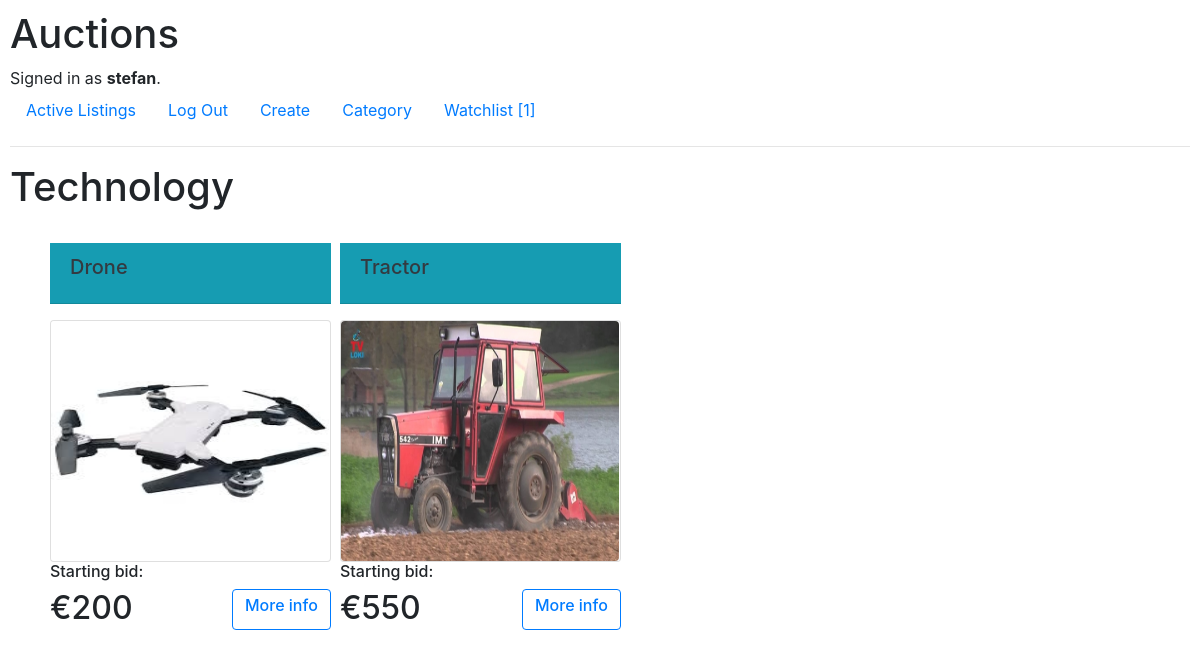
The page /category/4/ (signed in) on the database as committed earlier.
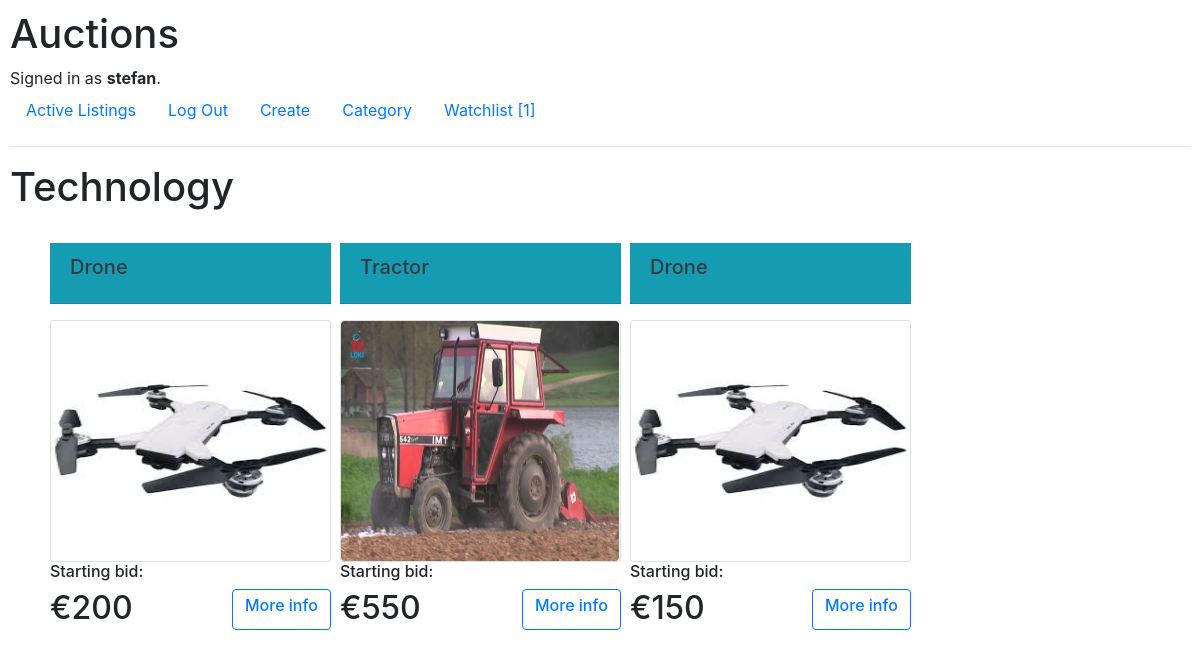
The same page on the database as committed later.
### auctions/models.py (models this page shows, shortened)
class Auction(models.Model):
    seller = models.ForeignKey(User, on_delete=models.CASCADE, related_name='bidder')
    title = models.CharField(max_length=60)
    subtitle = models.CharField(max_length=1200)
    start_bit = models.IntegerField()
    image = ResizedImageField(size=[500, 500], quality=100, null=True, blank=True, upload_to="images/")
    data = models.DateTimeField(auto_now=True)
    select_category = models.ForeignKey(Category, on_delete=models.CASCADE, related_name='categories', default=None)
    status = models.CharField(max_length=7, choices=STATUS, default='active')

### auctions/views.py (the view)
# urls.py: path("category/<int:id>/", views.category, name='category'),
@login_required
def category(request, id):
    count = Watchlist.objects.filter(user_id=request.user).count()
    categoryy = Category.objects.get(pk=id)
    select_category = Auction.objects.filter(select_category=categoryy)
    return render(request, "auctions/category.html", {
        'select_category': select_category,
        'categoryy': categoryy,
        'count': count
    })

### auctions/models.py (called while the page is built)
    def __str__(self):
        return f"{self.name}"

### auctions/templates/auctions/category.html
{% extends "auctions/layout.html" %}
{% load static %}
{% block body %}
    <h1>{{ categoryy }}</h1>
<br>
<div style="display: grid; grid-template-columns: 25% 25% 25% 25%; padding-left: 20px; ">
    {% for cat in select_category %}
        <div style="padding-left: 20px; width: 18.8rem; padding-bottom: 80px">
            <div class="card-title text-dark bg-info mb-3">
                  <div class="card-header">
                    <h5 class="card-title">{{ cat.title }}</h5>
                  </div>
            </div>
            <div class="card">
                {% if cat.image %}
                    <img src="{{ cat.image.url }}" class="rounded" style="width: 17.4rem; height: 15rem">
                {% else %}
                    <img src="{% static 'auctions/images/default.png' %}" class="rounded" style="width: 17.5rem; height: 15rem">
                {% endif %}
            </div>
            <h6>Starting bid:</h6><h2> €{{ cat.start_bit }}
                {% if user.is_authenticated %}
                    <div class="btn btn-outline-primary"  style="float: right;"><h6><a href="{% url 'item' cat.id %}">{{ item }}More info</a></h6></div> </h2>
                {% endif %}
    </div>
        {% empty %}
            <h2>No items in this category!</h2>
        {% endfor %}
 </div>
{% endblock %}

Rows that differ between the two databases and show on the page:
added Auction: title "Drone", image (picture), start_bit "150"
